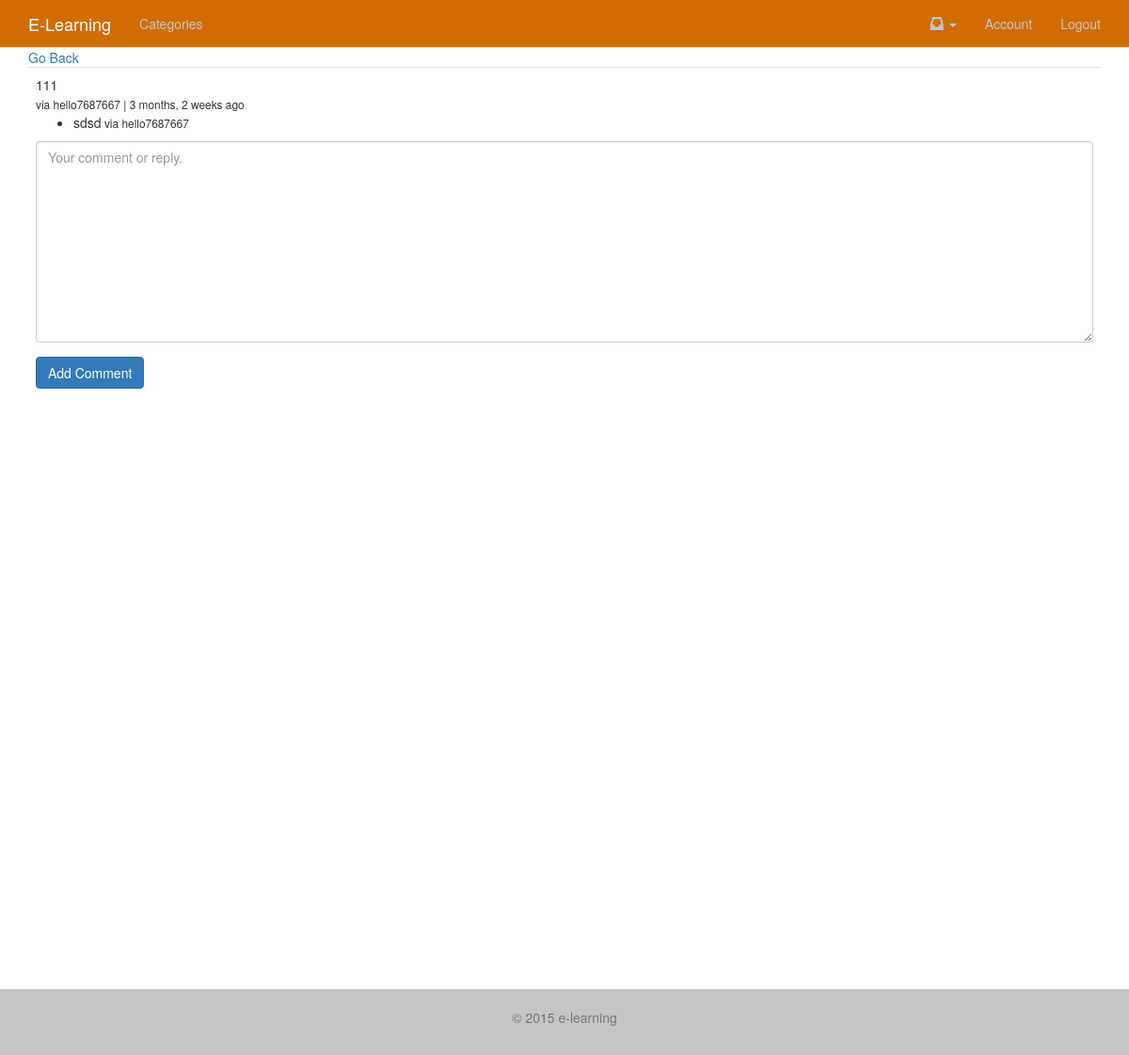
The app's page /comment/79 (signed in) with its own data.
### comments/models.py (models this page shows, shortened)
class Comment(models.Model):
	user = models.ForeignKey(MyUser)
	parent = models.ForeignKey("self", null=True, blank=True)
	path = models.CharField(max_length=350)
	video = models.ForeignKey(Video, null=True, blank=True)
	text = models.TextField()
	updated = models.DateTimeField(auto_now=True, auto_now_add=False)
	timestamp = models.DateTimeField(auto_now=False, auto_now_add=True)
	active = models.BooleanField(default=True)
	objects = CommentManager()
	class Meta:
		ordering = ['-timestamp']
	@property
	def get_comment(self):
		return self.text
	@property
	def get_origin(self):
	    return self.path
	@property
	def is_child(self):
		if self.parent is not None:
			return True
		else:
			return False
	def get_children(self):
		if self.is_child:
			return None
		else:
			return Comment.objects.filter(parent=self)

### accounts/models.py (models this page shows, shortened)
class MyUser(AbstractBaseUser):
    username = models.CharField(
        max_length=255,
        unique=True,
    )
    email = models.EmailField(
        verbose_name='email address',
        max_length=255,
        unique=True,
    )
    first_name = models.CharField(max_length=120, null=True, blank=True)
    last_name = models.CharField(max_length=120, null=True, blank=True)
    is_member = models.BooleanField(default=False, verbose_name='Is Paid Member')
    is_active = models.BooleanField(default=True)
    is_admin = models.BooleanField(default=False)
    objects = MyUserManager()
    USERNAME_FIELD = 'username'
    REQUIRED_FIELDS = ['email']

### comments/views.py (the view)
# urls.py: url(r'^comment/(?P<id>\d+)$', 'comments.views.comment_thread', name='comment_thread'),
@login_required
def comment_thread(request, id):
	comment = get_object_or_404(Comment, id=id)
	form = CommentForm()
	context = {
		"form": form,
		"comment": comment,
	}
	return render(request, "comments/comment_thread.html", context)

### comments/forms.py
class CommentForm(forms.Form):
	comment = forms.CharField(
		widget=forms.Textarea(attrs = {'placeholder': 'Your comment or reply.'})
	)
	def __init__(self, data=None, files=None, **kwargs):
		super(CommentForm, self).__init__(data, files, kwargs)
		self.helper = FormHelper()
		self.helper.form_show_labels = False
		self.helper.add_input(Submit('submit', 'Add Comment', css_class='btn btn-primary',))

### comments/models.py (called while the page is built)
	def all(self):
		return super(CommentManager, self).filter(active=True).filter(parent=None)

### templates/comments/comment_thread.html (shortened to what this page needs)
{% extends "base.html" %}
{% load crispy_forms_tags %}
{% block content %}
<a href="{{ comment.get_origin }}">Go Back</a>
<table class='table'>
<tr>
	<td>
		{{ comment.get_comment }}
		<br/>
		<small> via {{ comment.user }} | {{ comment.timestamp|timesince }} ago </small>
		{% if not comment.is_child %}
			<ul>
				{% for child in comment.get_children %}
					<li>{{ child.get_comment }}<small> via {{ child.user }}</small></li>
				{% endfor %}
			</ul>
			<div>
				<form method="POST" action="{% url 'comment_create' %}">{% csrf_token %}
					{% crispy form form.helper %}
				</form>
			</div>
		{% endif %}
	</td>
</tr>
</table>
{% endblock %}

### records on screen
Comment: get_comment "111", user "hello7687667", timestamp "3 months, 2 weeks"
Comment: get_comment "sdsd", user "hello7687667"
